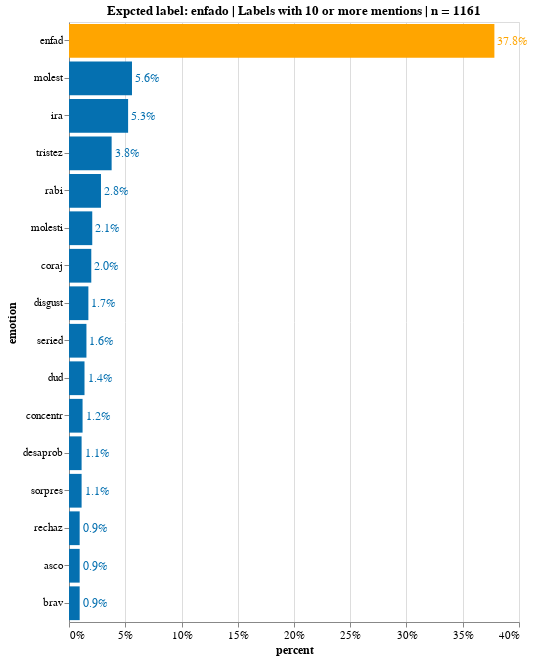

Here is the notebook cell this chart was saved with:
### Markdown cell above
### Anger

### Code cell
emotion = 'enfado'
emotion_st = 'enfad'
df_emotion = emotion_df_formated(df_emo_answers, emotion) # subset 'emotion' rows
df_emotion_ans = df_emotion.drop(['photo_id', 'ethnicity', 'sex','age', 'label', 'url', 'photoId'], axis=1)
df_stack_emotion = formating_words(df_emotion_ans) # clean up
df_stack_emotion = manual_replace(df_stack_emotion) # fix misspelling
df_stack_emotion['emotion_sb_steamed'] = df_stack_emotion['emotion'].apply(lambda x: snowball.stem(x))#steam
source = count_freq_labels(df_stack_emotion, X='stacked', col='emotion_sb_steamed')
source_10 = source[source['counts'] > 10]

title = 'Expcted label: '+ emotion + ' | Labels with 10 or more mentions | n = '+ source['counts'].sum().astype(str)
X, Y = 'percent:Q', 'emotion:N'
w, h= 450, 600
txs, ls, ts = 12, 11, 12


chart_anger = simple_per_bar(
    source_10, title=title, X=X, Y=Y, \
    width=w, height=h, emotion=emotion_st, \
    text_size = txs, label_size = ls, title_size=ts)
chart_anger.display(renderer='svg')

### Figure 1 — Vega-Lite specification as saved in the notebook (floating-point values rounded to 4 significant figures)
{"config": {"view": {"continuousWidth": 400, "continuousHeight": 300}, "axis": {"labelFontSize": 11, "titleFontSize": 12}}, "layer": [{"mark": "bar", "encoding": {"color": {"condition": {"value": "orange", "test": "(datum.emotion === 'enfad')"}, "value": "#0570b0"}, "x": {"type": "quantitative", "axis": {"format": ".0%"}, "field": "percent"}, "y": {"type": "nominal", "field": "emotion", "sort": "-x"}}, "title": "Expcted label: enfado | Labels with 10 or more mentions | n = 1161"}, {"mark": {"type": "text", "align": "left", "baseline": "middle", "dx": 3, "fontSize": 12}, "encoding": {"color": {"condition": {"value": "orange", "test": "(datum.emotion === 'enfad')"}, "value": "#0570b0"}, "text": {"type": "quantitative", "field": "percent", "format": ".1%"}, "x": {"type": "quantitative", "axis": {"format": ".0%"}, "field": "percent"}, "y": {"type": "nominal", "field": "emotion", "sort": "-x"}}, "title": "Expcted label: enfado | Labels with 10 or more mentions | n = 1161"}], "data": {"name": "data-4fda600d6b4ea7290faf246a35ce08f6"}, "height": 600, "width": 450, "$schema": "https://vega.github.io/schema/vega-lite/v4.8.1.json", "datasets": {"data-4fda600d6b4ea7290faf246a35ce08f6": [{"counts": 439, "emotion": "enfad", "percent": 0.3781}, {"counts": 65, "emotion": "molest", "percent": 0.05599}, {"counts": 61, "emotion": "ira", "percent": 0.05254}, {"counts": 44, "emotion": "tristez", "percent": 0.0379}, {"counts": 33, "emotion": "rabi", "percent": 0.02842}, {"counts": 24, "emotion": "molesti", "percent": 0.02067}, {"counts": 23, "emotion": "coraj", "percent": 0.01981}, {"counts": 20, "emotion": "disgust", "percent": 0.01723}, {"counts": 18, "emotion": "seried", "percent": 0.0155}, {"counts": 16, "emotion": "dud", "percent": 0.01378}, {"counts": 14, "emotion": "concentr", "percent": 0.01206}, {"counts": 13, "emotion": "desaprob", "percent": 0.0112}, {"counts": 13, "emotion": "sorpres", "percent": 0.0112}, {"counts": 11, "emotion": "rechaz", "percent": 0.009475}, {"counts": 11, "emotion": "asco", "percent": 0.009475}, {"counts": 11, "emotion": "brav", "percent": 0.009475}]}}
